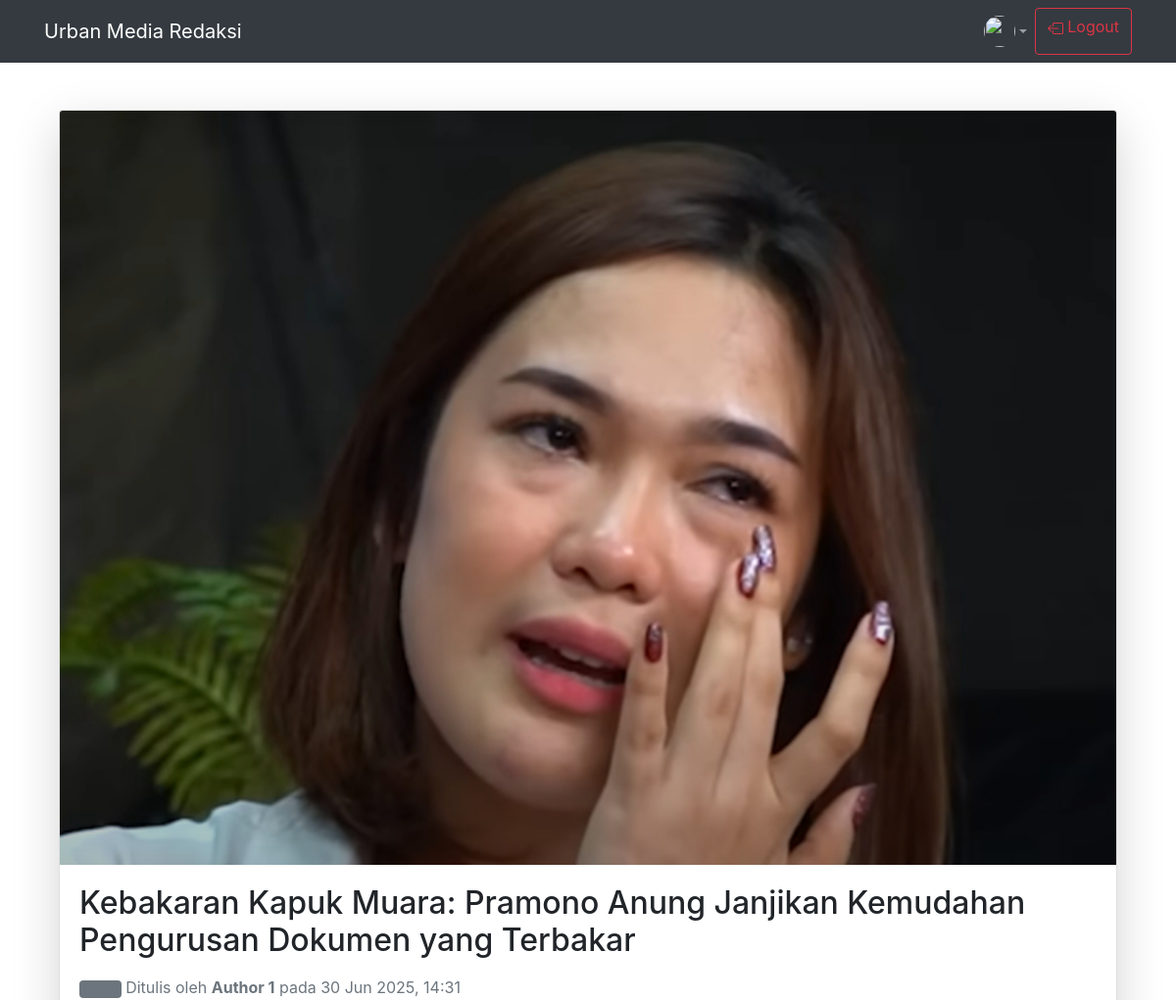
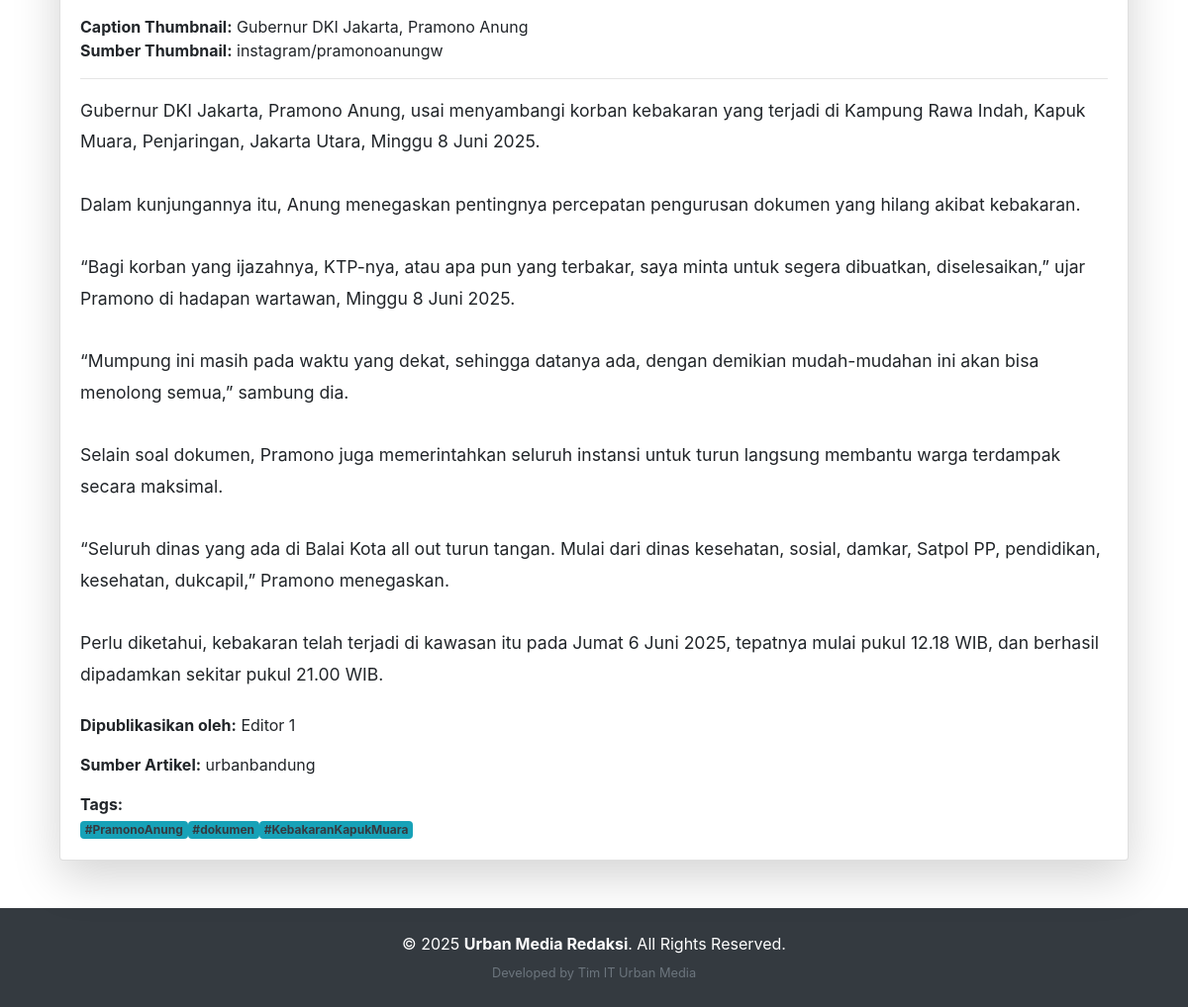
The page /author/author_view_article.php?id=1 (signed in) on the database its author committed (2 pictures, top to bottom).
### tables this page shows
CREATE TABLE `articles` (
  `id` int NOT NULL,
  `title` varchar(255) NOT NULL,
  `thumbnail` varchar(255) DEFAULT NULL,
  `caption_thumbnail` varchar(255) DEFAULT NULL,
  `summary` text,
  `category_id` int NOT NULL,
  `keywords` varchar(255) DEFAULT NULL,
  `author_id` int NOT NULL,
  `editor_id` int DEFAULT NULL,
  `content` text NOT NULL,
  `source_article` varchar(255) DEFAULT NULL,
  `source_thumbnail` varchar(255) DEFAULT NULL,
  `tags` varchar(255) DEFAULT NULL,
  `status` enum('Published','Rejected','Revised','Pending') DEFAULT 'Pending',
  `created_at` datetime DEFAULT CURRENT_TIMESTAMP,
  `editor_comment` text,
  `reviewed_at` datetime DEFAULT NULL,
  `published_at` datetime DEFAULT NULL
);

CREATE TABLE `authors` (
  `id` int NOT NULL,
  `avatar` varchar(255) DEFAULT NULL,
  `name` varchar(100) NOT NULL,
  `email` varchar(100) NOT NULL,
  `phone` varchar(20) NOT NULL,
  `articles_published` int DEFAULT '0'
);

CREATE TABLE `editors` (
  `id` int NOT NULL,
  `avatar` varchar(255) DEFAULT NULL,
  `name` varchar(100) NOT NULL,
  `email` varchar(100) NOT NULL,
  `phone` varchar(20) NOT NULL,
  `articles_uploaded` int DEFAULT '0'
);

### author/author_view_article.php (the view, shortened to what this page needs)
<?php
include '../includes/header.php';
include '../includes/db_connect.php';
$article_id = $_GET['id'];
$query = "SELECT a.*, c.name AS category_name, au.name AS author, ed.name AS editor_name
          FROM articles a
          JOIN categories c ON a.category_id = c.id
          JOIN authors au ON a.author_id = au.id
          LEFT JOIN editors ed ON a.editor_id = ed.id
          WHERE a.id = ?";
$stmt = $conn->prepare($query);
$stmt->bind_param('i', $article_id);
$stmt->execute();
$result = $stmt->get_result();
$article = $result->fetch_assoc();
$thumbnail_file = !empty($article['thumbnail']) ? $article['thumbnail'] : 'default.jpg';
?>
<link rel="stylesheet" href="../css/bootstrap.min.css">
<div class="container mt-5 mb-5">
    <div class="card shadow-lg">
        <img src="../uploads/<?php echo htmlspecialchars($thumbnail_file); ?>" class="card-img-top" alt="Thumbnail">
        <div class="card-body">
            <h2 class="card-title mb-3"><?php echo htmlspecialchars($article['title']); ?></h2>
            <div class="mb-2 text-muted">
                <span class="badge bg-secondary"><?php echo htmlspecialchars($article['category_name']); ?></span>
                <span class="ms-2">Ditulis oleh <strong><?php echo htmlspecialchars($article['author']); ?></strong> pada
                    <?php echo date('d M Y, H:i', strtotime($article['published_at'])); ?>
                </span>
            </div>
            <p class="mt-3">
                <strong>Caption Thumbnail:</strong> <?php echo htmlspecialchars($article['caption_thumbnail']); ?><br>
                <strong>Sumber Thumbnail:</strong> <?php echo htmlspecialchars($article['source_thumbnail']); ?>
            </p>
            <hr>
            <div class="article-content mb-4" style="line-height: 1.8; font-size: 1.1em;">
                <?php echo nl2br(htmlspecialchars($article['content'])); ?>
            </div>
            <?php if ($article['status'] === 'Published' && !empty($article['editor_name'])): ?>
                <p><strong>Dipublikasikan oleh:</strong> <?php echo htmlspecialchars($article['editor_name']); ?></p>
            <?php endif; ?>
            <p class="mt-3"><strong>Sumber Artikel:</strong> <?php echo htmlspecialchars($article['source_article']); ?></p>
            <div class="mt-2">
                <strong>Tags:</strong><br>
                <?php
                $tags = explode('#', $article['tags']);
                foreach ($tags as $tag) {
                    $trimmed = trim($tag);
                    if ($trimmed !== '') {
                        echo '<span class="badge bg-info text-dark me-1">#' . htmlspecialchars($trimmed) . '</span>';
                    }
                }
                ?>
            </div>
        </div>
    </div>
</div>
<?php include '../includes/footer.php'; ?>

### rows shown on the page
articles: thumbnail (picture), title "Kebakaran Kapuk Muara: Pramono Anung Janjikan Kemudahan Pengurusan Dokumen yang Terbakar", authors.name "Author 1", published_at "30 Jun 2025, 14:31", caption_thumbnail "Gubernur DKI Jakarta, Pramono Anung", source_thumbnail "instagram/pramonoanungw", content "Gubernur DKI Jakarta, Pramono Anung, usai menyambangi korban kebakaran yang terjadi di Kampung Rawa Indah, Kapuk Muara, Penjaringan, Jakarta Utara, Minggu 8 Juni 2025. Dalam kunjungannya itu, Anung menegaskan pentingnya percepatan pengurusan dokumen yang hilang akibat kebakaran. “Bagi korban yang ijazahnya, KTP-nya, atau apa pun yang terbakar, saya minta untuk segera dibuatkan, diselesaikan,” ujar Pramono di hadapan wartawan, Minggu 8 Juni 2025. “Mumpung ini masih pada waktu yang dekat, sehingga datanya ada, dengan demikian mudah-mudahan ini akan bisa menolong semua,” sambung dia. Selain soal dokumen, Pramono juga memerintahkan seluruh instansi untuk turun langsung membantu warga terdampak…", editor.name "Editor 1", source_article "urbanbandung", tags "PramonoAnung", tags "dokumen", tags "KebakaranKapukMuara"
